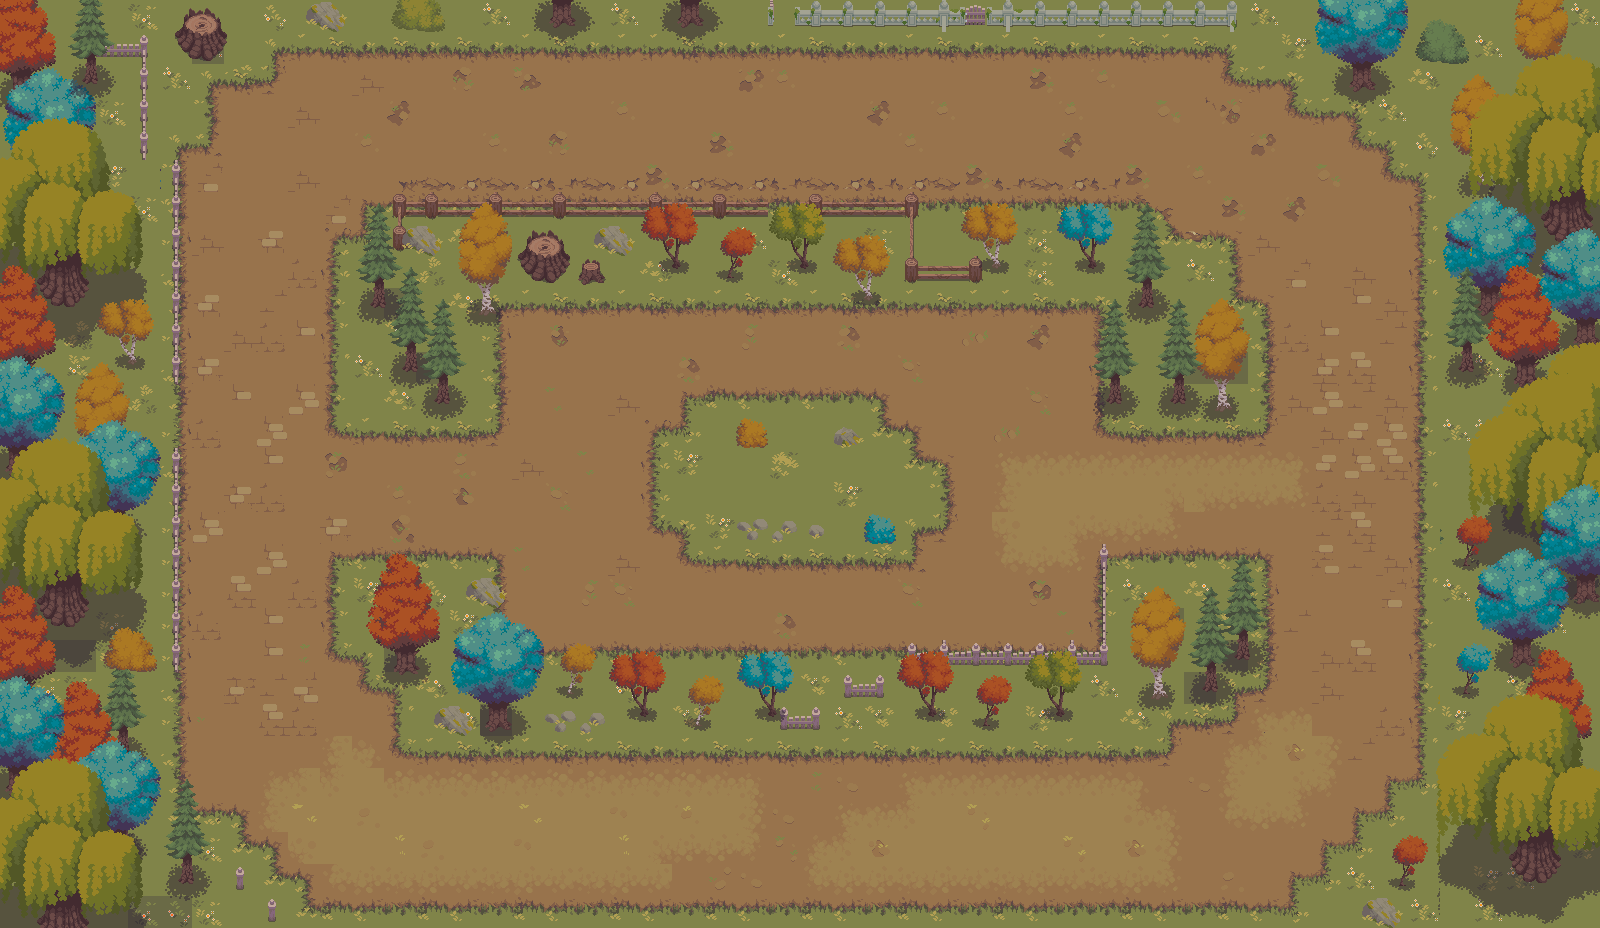

The image is a tile-based game level rendered from a .tmx file. Its description and source (layers, tilesets, objects; grid data summarised) follow:
An orthogonal 50x29 tile map with 32x32 px tiles, 17 tile layers (Background, HorizontalBounds, Paths, Path Details, ...), 5 tilesets and 50 objects.

<map version="1.10" tiledversion="1.12.1" orientation="orthogonal" renderorder="right-down" width="50" height="29" tilewidth="32" tileheight="32" infinite="0" nextlayerid="32" nextobjectid="116">
 <tileset firstgid="1" source="tileset1.tsx" />
 <tileset firstgid="1744" source="tilesets/ForgottenMemories.tsx" />
 <tileset firstgid="5840" source="tilesets/ForgottenMemTrees.tsx" />
 <tileset firstgid="6864" source="tilesets/ForgottenMemWater.tsx" />
 <tileset firstgid="7888" source="tilesets/ForgottenProps.tsx" />
 <layer id="8" name="Background" width="50" height="29">
  <data>[1450 cells, 1450 non-empty, 16 distinct tile ids]</data>
 </layer>
 <layer id="24" name="HorizontalBounds" width="50" height="29">
  <data>[1450 cells, 0 non-empty, 0 distinct tile ids]</data>
 </layer>
 <layer id="23" name="Paths" width="50" height="29">
  <data>[1450 cells, 1231 non-empty, 52 distinct tile ids]</data>
 </layer>
 <layer id="30" name="Path Details" width="50" height="29">
  <data>[1450 cells, 309 non-empty, 106 distinct tile ids]</data>
 </layer>
 <group id="14" name="TreeBounds">
  <layer id="20" name="Tree Bounds 8" width="50" height="29">
   <data>[1450 cells, 63 non-empty, 45 distinct tile ids]</data>
  </layer>
  <layer id="21" name="Tree Bounds 8" width="50" height="29">
   <data>[1450 cells, 88 non-empty, 88 distinct tile ids]</data>
  </layer>
  <layer id="19" name="Tree Bounds 7" width="50" height="29">
   <data>[1450 cells, 71 non-empty, 61 distinct tile ids]</data>
  </layer>
  <layer id="18" name="Tree Bounds 6" width="50" height="29">
   <data>[1450 cells, 75 non-empty, 60 distinct tile ids]</data>
  </layer>
  <layer id="17" name="Tree Bounds 5" width="50" height="29">
   <data>[1450 cells, 51 non-empty, 51 distinct tile ids]</data>
  </layer>
  <layer id="16" name="Tree Bounds 4" width="50" height="29">
   <data>[1450 cells, 114 non-empty, 90 distinct tile ids]</data>
  </layer>
  <layer id="13" name="Tree Bounds 3" width="50" height="29">
   <data>[1450 cells, 41 non-empty, 31 distinct tile ids]</data>
  </layer>
  <layer id="15" name="Tree Bounds 2" width="50" height="29">
   <data>[1450 cells, 72 non-empty, 25 distinct tile ids]</data>
  </layer>
  <layer id="11" name="Tree Bounds 1" width="50" height="29">
   <data>[1450 cells, 76 non-empty, 67 distinct tile ids]</data>
  </layer>
  <layer id="22" name="Tree Bounds 0" width="50" height="29">
   <data>[1450 cells, 48 non-empty, 48 distinct tile ids]</data>
  </layer>
 </group>
 <group id="29" name="Details">
  <layer id="28" name="Details (mid fences)" width="50" height="29">
   <data>[1450 cells, 35 non-empty, 15 distinct tile ids]</data>
  </layer>
  <layer id="26" name="Details" width="50" height="29">
   <data>[1450 cells, 316 non-empty, 148 distinct tile ids]</data>
  </layer>
  <layer id="27" name="Details 2" width="50" height="29">
   <data>[1450 cells, 68 non-empty, 10 distinct tile ids]</data>
  </layer>
 </group>
 <objectgroup id="31" name="spawns">
  <object id="86" x="1278.98" y="137.622" width="37.3972" height="40.3889" />
  <object id="87" x="247.569" y="115.931" width="37.3972" height="40.3889" />
  <object id="89" x="247.569" y="753.179" width="37.3972" height="40.3889" />
  <object id="90" x="1276.74" y="784.592" width="37.3972" height="40.3889" />
 </objectgroup>
 <objectgroup id="4" name="unbreakables">
  <object id="21" x="-5.59076" y="-16.7723" width="1768.54" height="65.1572" />
  <object id="22" x="-1.86359" y="46.5896" width="176.659" height="931.793" />
  <object id="23" x="182.631" y="911.293" width="1457.32" height="139.769" />
  <object id="33" x="204.994" y="825.568">
   <polygon points="0,0 20.4994,7.45434 29.8174,20.4994 50.3168,31.681 57.7712,48.4532 78.2706,61.4983 76.407,91.3157 3.72717,85.7249" />
  </object>
  <object id="35" x="264.629" y="42.8625">
   <polygon points="0,0 -13.0451,16.7723 -52.1804,24.2266 -67.0891,65.2255 -89.4521,91.3157 -95.0429,-1.86359" />
  </object>
  <object id="36" x="1263.51" y="57.7712">
   <polygon points="0,0 48.4532,7.45434 46.5896,27.9538 76.407,27.9538 111.815,46.5896 156.541,102.497 169.586,-27.9538 -24.2266,-18.6359" />
  </object>
  <object id="37" x="1424.74" y="136.042" width="183.542" height="767.797" />
  <object id="38" x="1442.42" y="799.478">
   <polygon points="0,0 -29.8174,13.0451 -54.044,31.681 -67.0891,29.8174 -78.2706,59.6347 -104.361,59.6347 -109.952,89.4521 -136.042,95.0429 -137.905,122.997 -13.0451,122.997" />
  </object>
  <object id="39" x="365.911" y="205.756" width="796.991" height="98.5985" />
  <object id="40" x="334.439" y="240.566" width="164.838" height="189.255" />
  <object id="43" x="1100.8" y="237.913" width="135.347" height="193.153" />
  <object id="44" x="1104.89" y="558.26" width="161.587" height="128.546" />
  <object id="45" x="398.875" y="651.561" width="771.865" height="102.619" />
  <object id="46" x="335.037" y="559.647" width="164.022" height="98.1986" />
  <object id="95" x="1228.8" y="34.4054" width="207.25" height="44.198" />
  <object id="96" x="1294.08" y="70.3067" width="149.455" height="42.9747" />
  <object id="97" x="1360.17" y="106.208" width="92.3389" height="39.0987" />
  <object id="99" x="1391.58" y="139.117" width="54.9418" height="37.6028" />
  <object id="100" x="166.043" y="29.9177" width="106.413" height="50.3873" />
  <object id="101" x="163.052" y="65.819" width="46.0332" height="77.7193" />
  <object id="102" x="173.523" y="816.754" width="62.8272" height="95.7367" />
  <object id="103" x="242.334" y="846.672" width="28.4218" height="64.3231" />
  <object id="104" x="276.739" y="876.589" width="28.4218" height="37.3972" />
  <object id="106" x="1296.93" y="879.581" width="151.085" height="34.4054" />
  <object id="107" x="1388.86" y="782.076" width="68.1322" height="134.902" />
  <object id="108" x="1358.94" y="813.217" width="33.7268" height="58.8845" />
  <object id="109" x="1326.92" y="846.4" width="46.3057" height="34.6778" />
  <object id="110" x="1115.83" y="654.288" width="119.363" height="65.4288" />
  <object id="113" x="364.279" y="570.292" width="122.9" height="118.479" />
  <object id="114" x="1228.64" y="304.682" width="37.1563" height="126.331" />
 </objectgroup>
 <objectgroup id="5" name="breakables">
  <object id="69" x="1121.5" y="457.048" width="30.9224" height="33.9392" />
  <object id="71" x="1121.88" y="501.923" width="30.9224" height="33.9392" />
  <object id="72" x="449.129" y="452.9" width="30.9224" height="33.9392" />
  <object id="73" x="449.129" y="498.906" width="30.9224" height="33.9392" />
  <object id="74" x="415.944" y="160.269" width="30.9224" height="33.9392" />
  <object id="75" x="415.944" y="124.067" width="30.9224" height="33.9392" />
  <object id="76" x="673.128" y="60.7135" width="30.9224" height="33.9392" />
  <object id="77" x="673.128" y="99.1779" width="30.9224" height="33.9392" />
  <object id="78" x="1087.94" y="161.777" width="30.9224" height="33.9392" />
  <object id="79" x="1087.94" y="122.558" width="30.9224" height="33.9392" />
  <object id="80" x="416.155" y="865.145" width="30.9224" height="33.9392" />
  <object id="81" x="417.054" y="825.581" width="30.9224" height="33.9392" />
  <object id="82" x="1121.13" y="863.347" width="30.9224" height="33.9392" />
  <object id="83" x="1121.13" y="826.48" width="30.9224" height="33.9392" />
  <object id="84" x="960.17" y="793.209" width="30.9224" height="33.9392" />
  <object id="85" x="961.07" y="755.443" width="30.9224" height="33.9392" />
 </objectgroup>
</map>
